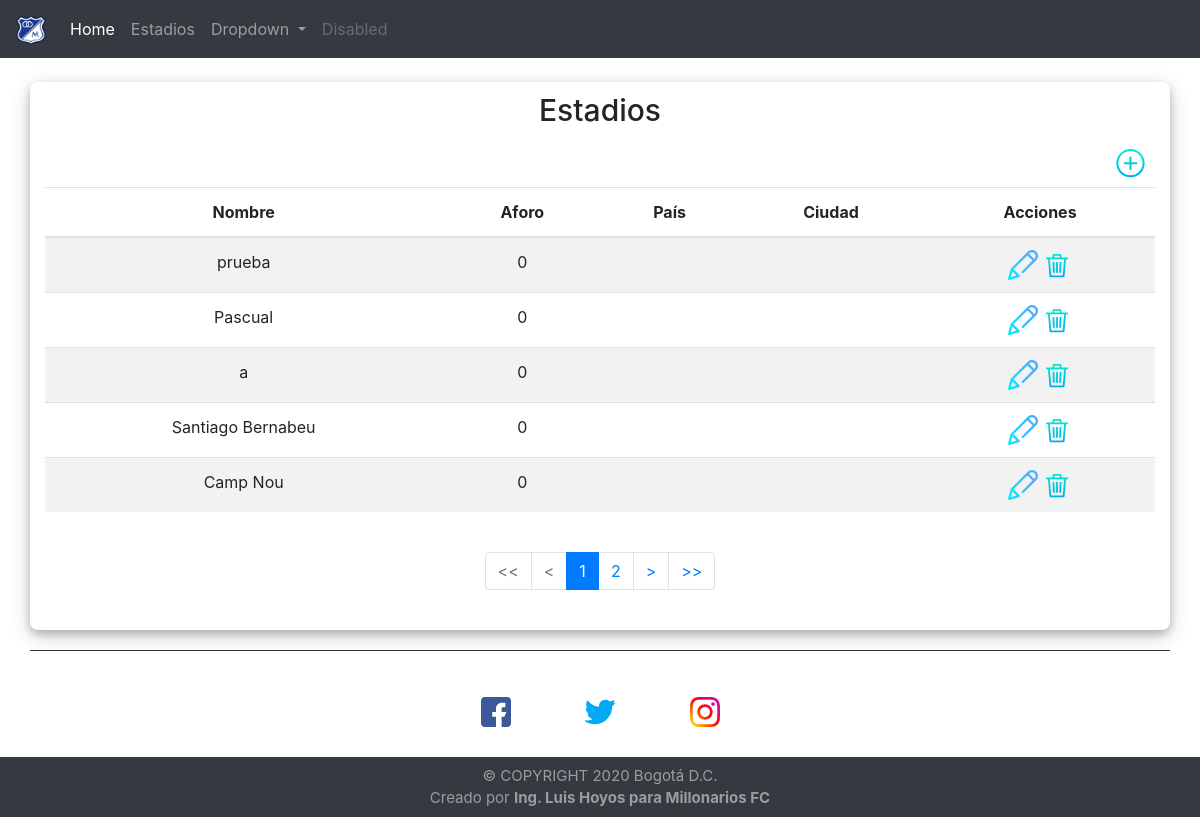
The page /estadios.php on the database as committed earlier.
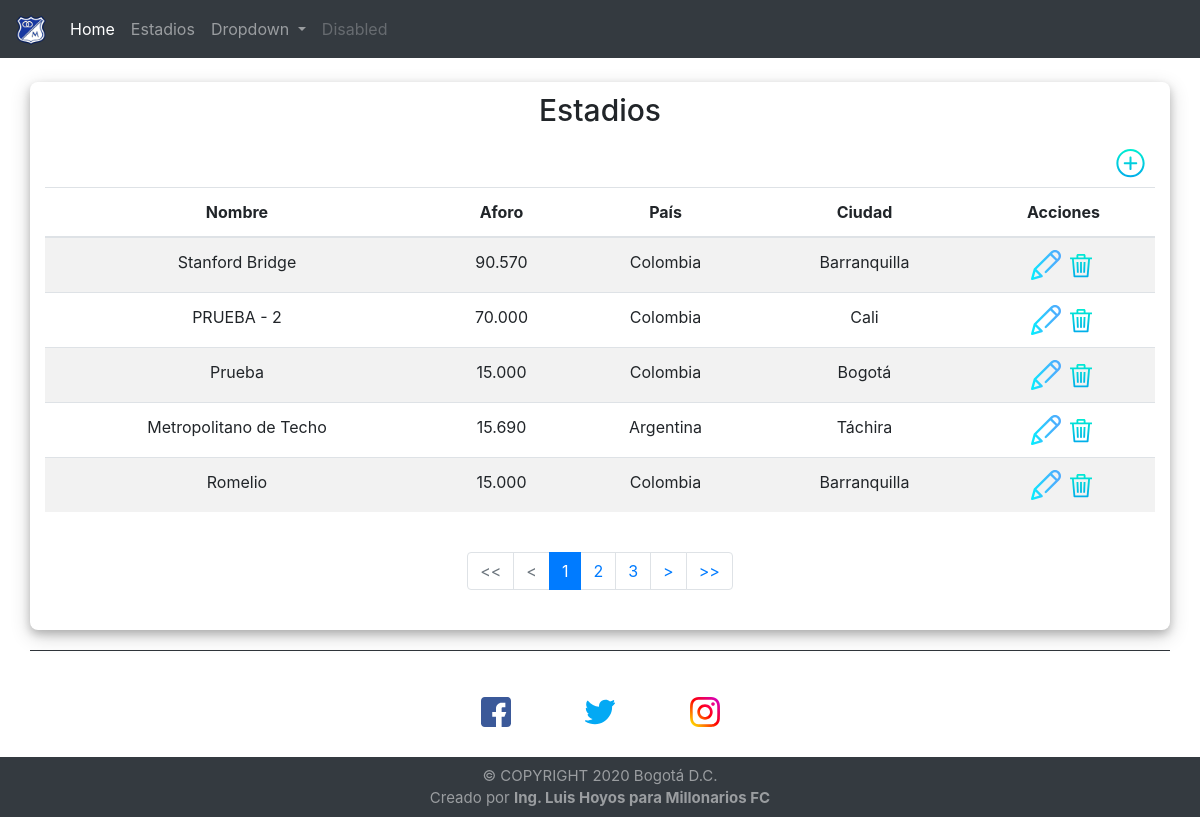
The same page on the database as committed later.
### tables this page shows
CREATE TABLE IF NOT EXISTS `estadios` (
  `id_estadio` int(11) NOT NULL AUTO_INCREMENT,
  `nombre_estadio` varchar(100) NOT NULL,
  `aforo` int(7) DEFAULT NULL,
  `ciudad` varchar(200) DEFAULT NULL,
  `pais` int(11) DEFAULT NULL,
  `fecha_registro` datetime DEFAULT NULL,
  PRIMARY KEY (`id_estadio`)
);

CREATE TABLE IF NOT EXISTS `paises` (
  `id_pais` int(11) NOT NULL,
  `nombre_pais` varchar(200) DEFAULT NULL,
  `codigo_pais` varchar(4) NOT NULL,
  `estado` varchar(3) DEFAULT NULL,
  PRIMARY KEY (`id_pais`)
);

CREATE TABLE IF NOT EXISTS `ciudades` (
  `id_ciudad` int(11) NOT NULL AUTO_INCREMENT,
  `nombre_ciudad` varchar(200) NOT NULL,
  `cod_ciudad` varchar(4) NOT NULL,
  `id_pais` int(11) DEFAULT NULL,
  PRIMARY KEY (`id_ciudad`),
  KEY `FK_ciudades_paises` (`id_pais`),
  CONSTRAINT `FK_ciudades_paises` FOREIGN KEY (`id_pais`) REFERENCES `paises` (`id_pais`) ON UPDATE CASCADE
);

### estadios.php (the view, shortened to what this page needs)
<!DOCTYPE html>
<html lang="en">
<head>
    <link rel="stylesheet" href="https://stackpath.bootstrapcdn.com/bootstrap/4.5.2/css/bootstrap.min.css"
>
    <link rel="stylesheet" href="css/estilos.css">
</head>
<body>
<?php
    include("php/eliminar.php");
?>
    <nav class="navbar navbar-expand-lg navbar-dark bg-dark">
    <a class="navbar-brand" href="#">
        <img src="iconos/millonarios.png" width="30" height="30" alt="Logotipo" loading="lazy">
     </a>
        <div class="collapse navbar-collapse" id="navbarSupportedContent">
            <ul class="navbar-nav mr-auto">
                <li class="nav-item active">
                    <a class="nav-link" href="index.php">Home <span class="sr-only">(current)</span></a>
                </li>
                <li class="nav-item">
                    <a class="nav-link" href="estadios.php">Estadios</a>
                </li>
                <li class="nav-item dropdown">
                    <a class="nav-link dropdown-toggle" href="#" id="navbarDropdown" role="button"
                        data-toggle="dropdown" aria-haspopup="true" aria-expanded="false">
                        Dropdown
                    </a>
                </li>
                <li class="nav-item">
                    <a class="nav-link disabled" href="#" tabindex="-1" aria-disabled="true">Disabled</a>
                </li>
            </ul>
        </div>
    </nav>
    <section>
        <br>
        <div class="container">
            <article>
                <h1>Estadios</h1>
                <a href="crear_estadio.php"> <img src="iconos/add.svg" class="icono_registrar" alt="registrar"
                        title="Registrar Estadio"></a>
                <br>
                <br>
                <table class="table table-hover table-striped table-responsive" id="tablas">
                    <thead>
                        <tr>
                            <th scope="col">Nombre</th>
                            <th scope="col">Aforo</th>
                            <th scope="col">País</th>
                            <th scope="col">Ciudad</th>
                            <th scope="col">Acciones</th>
                        </tr>
                    </thead>
                    <tbody>
                        <?php
                            $sql_registre = mysqli_query($con,"SELECT COUNT(*) AS total_registros FROM estadios");
                            $result_registre = mysqli_fetch_array($sql_registre);
                            $total_registro = $result_registre['total_registros'];
                            $por_pagina = 5;
                            if(empty($_GET['pagina']))
                            {
                                $pagina = 1;
                            }else{
                                $pagina = $_GET['pagina'];
                            }
                            $desde = ($pagina -1) * $por_pagina;
                            $total_paginas = ceil($total_registro / $por_pagina);
                            $consulta = "SELECT e.id_estadio,e.nombre_estadio,e.aforo,c.nombre_ciudad,p.nombre_pais FROM estadios e
                                        LEFT JOIN paises p ON e.pais = p.id_pais
                                        LEFT JOIN ciudades c ON e.ciudad = c.id_ciudad
                                        ORDER BY e.id_estadio
                                        LIMIT $desde,$por_pagina";
                            $ejecutar = mysqli_query($con, $consulta);
                            while($fila = mysqli_fetch_array($ejecutar)){
                                $id = $fila['id_estadio'];
                                $aforo = number_format($fila['aforo'], 0, ',', '.');
                                $nombre_estadio = $fila['nombre_estadio'];
                                $pais = $fila['nombre_pais'];
                                $ciudad = $fila['nombre_ciudad'];
                        ?>
                        <tr>
                            <td><?php echo $nombre_estadio; ?></td>
                            <td><?php echo $aforo; ?></td>
                            <td><?php echo $pais; ?></td>
                            <td><?php echo $ciudad; ?></td>
                            <td><a href="actualizar_estadio.php?editar_estadio=<?php echo $id; ?>"> <img
                                        src="iconos/162-edit.svg" class="icono_eliminar" alt="icono_eliminar"
                                        title="Editar"></a>
                                <a href="estadios.php?eliminar_estadio=<?php echo $id; ?>"> <img
                                        src="iconos/delete.svg" class="icono_eliminar" alt="icono_eliminar"
                                        title="Eliminar"></a>
                            </td>
                        </tr>
                        <?php } ?>
                    </tbody>
                </table>
                <br>
                <nav aria-label="Page navigation">
                <ul class="pagination justify-content-center">
                    <?php
                        if($pagina != 1)
                        {
                    ?>
                    <li class="page-item"><a class="page-link" href="?pagina=<?php echo 1;?>"><<</a></li>
                    <li class="page-item"><a class="page-link" href="?pagina=<?php echo $pagina -1;?>"><</a></li>
                    <?php
                        }else{
                         echo '<li class="page-item disabled"><a class="page-link" href="?pagina=<?php echo 1;?>"><<</a></li>';
                         echo '<li class="page-item disabled"><a class="page-link" href="?pagina=<?php echo $pagina -1;?>"><</a></li>';
                        }
                        for ($i=1; $i <= $total_paginas; $i++ ){
                            if($i == $pagina){
                                echo '<li class="page-item active"><a class="page-link" href="#">'.$i.'</a></li>';
                            }else{
                                echo '<li class="page-item"><a class="page-link" href="?pagina='.$i.'">'.$i.'</a></li>';
                            }
                        }
                        if($pagina != $total_paginas)
                        {
                    ?>
                    <li class="page-item"><a class="page-link" href="?pagina=<?php echo $pagina +1;?>">></a></li>
                    <li class="page-item"><a class="page-link" href="?pagina=<?php echo $total_paginas;?>">>></a></li>
                    <?php }else{
                        echo'<li class="page-item disabled"><a class="page-link" href="?pagina=<?php echo $pagina +1;?>">></a></li>';
                        echo '<li class="page-item disabled"><a class="page-link" href="?pagina=<?php echo $total_paginas;?>">>></a></li>';
                    }
                    ?>
                </ul>
                </nav>
                <br>
            </article>
        </div>
    </section>
    <footer>
        <hr width="95%" color="#343a40">
        <div class="iconosredes" id="redessociales">
            <div class="ajusteicono">
                <a target="_blank" href="https://www.facebook.com/luishoyos91"><img src="iconos/facebook.svg"
                        alt="facebook" title="Facebook" width="30px" height="30px"></a>
            </div>
            <div class="ajusteicono">
                <a target="_blank" href="https://twitter.com/luishoyos91"><img src="iconos/twitter.svg" alt="twitter"
                        title="Twitter" width="30px" height="30px"></a>
            </div>
            <div class="ajusteicono">
                <a target="_blank" href="https://www.instagram.com/luishoyos91"><img src="iconos/instagram.svg"
                        alt="instagram" title="Instagram" width="30px" height="30px"></a>
            </div>
        </div>
        <div class="textofooter">
            <p class="parrafo_footer">© COPYRIGHT 2020 Bogotá D.C.
                <br>
                Creado por <strong> Ing. Luis Hoyos para Millonarios FC</strong>
            </p>
        </div>
    </footer>
</body>
</html>

### css/estilos.css (style rules this page uses)
#tablas { text-align: center; display: table; width: 100%; margin-right: 0px; }
.icono_eliminar { height: 30px; }
footer { width: 100%; }
.iconosredes { text-align: center; }
.ajusteicono { display: inline-flex; margin: 30px 35px; }
.textofooter { padding-top: 8px; width: 100%; font-family: -apple-system,BlinkMacSystemFont,"Segoe UI",Roboto,"Helvetica Neue",Arial,"Noto Sans",sans-serif,"Apple Color Emoji","Segoe UI Emoji","Segoe UI Symbol","Noto Color Emoji"; text-align: center; color: rgba(255,255,255,.5); font-size: 15px; background-color:#343a40!important; height: 60px; }
h1 { text-align: center; font-size: 30px; }
.parrafo_footer { margin-bottom: 0px; }
.container { padding-left: 15px; padding-right: 15px; margin-left: auto; margin-right: auto; border-radius: 8px; box-shadow: 0 4px 8px 0 rgba(0,0,0,0.2), 0 6px 20px 0 rgba(0,0,0,0.19); margin-bottom: 20px; }
.icono_registrar { height: 3%; width: 3%; float: right; margin-top: 8px; margin-bottom: 8px; margin-right: 8px; }
h1 { padding-top: 10px; padding-bottom: 10px; margin-bottom: 0px; }

Rows that differ between the two databases and show on the page:
removed estadios: nombre_estadio "prueba", aforo "0"
removed estadios: nombre_estadio "Pascual", aforo "0"
removed estadios: nombre_estadio "a", aforo "0"
removed estadios: nombre_estadio "Santiago Bernabeu", aforo "0"
removed estadios: nombre_estadio "Camp Nou", aforo "0"
added estadios: nombre_estadio "Stanford Bridge", aforo "90.570", paises.nombre_pais "Colombia", ciudades.nombre_ciudad "Barranquilla"
added estadios: nombre_estadio "PRUEBA - 2", aforo "70.000", paises.nombre_pais "Colombia", ciudades.nombre_ciudad "Cali"
added estadios: nombre_estadio "Prueba", aforo "15.000", paises.nombre_pais "Colombia", ciudades.nombre_ciudad "Bogotá"
added estadios: nombre_estadio "Metropolitano de Techo", aforo "15.690", paises.nombre_pais "Argentina", ciudades.nombre_ciudad "Táchira"
added estadios: nombre_estadio "Romelio", aforo "15.000", paises.nombre_pais "Colombia", ciudades.nombre_ciudad "Barranquilla"
Other text that changed with them:
new list line: "3"
